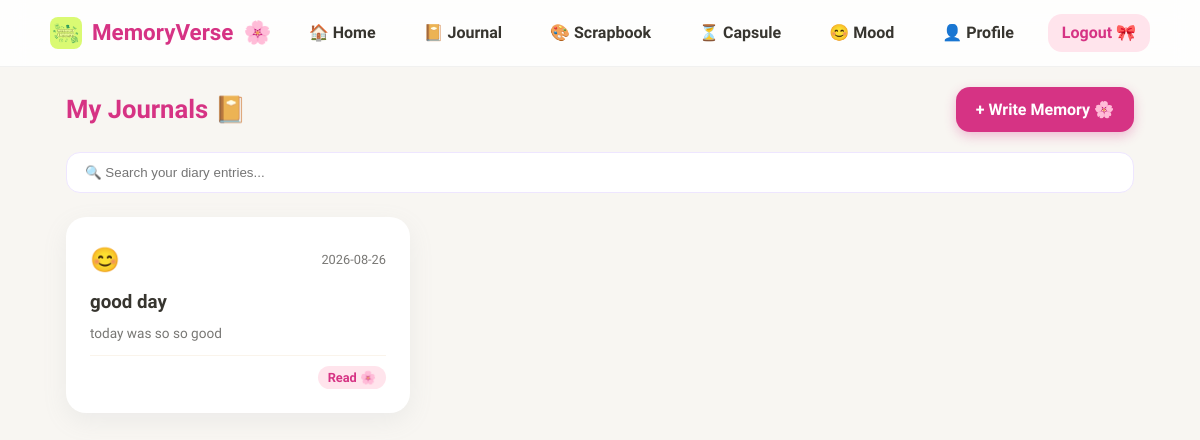
Page /journal (signed in) on the committed database.
### tables this page shows
CREATE TABLE journals (
            id INTEGER PRIMARY KEY AUTOINCREMENT,
            user_id INTEGER NOT NULL,
            title TEXT NOT NULL,
            content TEXT NOT NULL,
            mood TEXT DEFAULT '😊',
            photo TEXT,
            favorite INTEGER DEFAULT 0,
            locked INTEGER DEFAULT 0,
            created_at TIMESTAMP DEFAULT CURRENT_TIMESTAMP,
            updated_at TIMESTAMP DEFAULT CURRENT_TIMESTAMP,
            FOREIGN KEY (user_id) REFERENCES users (id) ON DELETE CASCADE
        );

### app.py (the view)
@app.route('/journal')
@login_required
def journal_list():
    user_id = session['user_id']
    query = request.args.get('search', '')
    journals = get_all_journals(user_id, search_query=query if query else None)
    return render_template('journal/journal.html', journals=journals, search_query=query)

### app.py (called while the page is built)
def login_required(f):
    @wraps(f)
    def decorated_function(*args, **kwargs):
        if 'user_id' not in session:
            flash("Please sign in to view this page 🌸", "info")
            return redirect(url_for('login'))
        return f(*args, **kwargs)
    return decorated_function

@app.context_processor
def inject_user():
    if 'user_id' in session:
        user = get_user_by_id(session['user_id'])
        return dict(current_user=user)
    return dict(current_user=None)

### database/db.py (called while the page is built)
def get_db_connection():
    os.makedirs(os.path.dirname(Config.DATABASE_PATH), exist_ok=True)
    conn = sqlite3.connect(Config.DATABASE_PATH)
    conn.row_factory = sqlite3.Row
    conn.execute("PRAGMA foreign_keys = ON;")
    return conn

### database/journals.py (called while the page is built)
def get_all_journals(user_id, search_query=None):
    conn = get_db_connection()
    if search_query:
        query = '''
            SELECT * FROM journals
            WHERE user_id = ? AND (title LIKE ? OR content LIKE ?)
            ORDER BY created_at DESC
        '''
        term = f"%{search_query.strip()}%"
        journals = conn.execute(query, (user_id, term, term)).fetchall()
    else:
        journals = conn.execute(
            'SELECT * FROM journals WHERE user_id = ? ORDER BY created_at DESC',
            (user_id,)
        ).fetchall()
    conn.close()
    return [dict(j) for j in journals]

### database/users.py (called while the page is built)
def get_user_by_id(user_id):
    conn = get_db_connection()
    user = conn.execute('SELECT id, full_name, email, avatar, created_at FROM users WHERE id = ?', (user_id,)).fetchone()
    conn.close()
    return dict(user) if user else None

### templates/journal/journal.html (shortened to what this page needs)
{% extends "base.html" %}
{% block extra_css %}
<link rel="stylesheet" href="{{ url_for('static', filename='css/journal.css') }}">
{% endblock %}
{% block content %}
<div class="journal-header">
  <h1 style="font-size: 1.6rem; font-weight: 800; color: #D63384;">My Journals 📔</h1>
  <a href="{{ url_for('create_journal_route') }}" class="btn btn-primary">+ Write Memory 🌸</a>
</div>
<form method="GET" action="{{ url_for('journal_list') }}" style="margin-bottom: 24px;">
  <input type="text" name="search" value="{{ search_query }}" placeholder="🔍 Search your diary entries..." class="search-input">
</form>
<div class="journal-grid">
  {% if journals %}
    {% for j in journals %}
      <div class="card" style="position: relative; display: flex; flex-direction: column; justify-content: space-between;">
        <div>
          <div style="display: flex; justify-content: space-between; align-items: center; margin-bottom: 8px;">
            <span style="font-size: 1.5rem;">{{ j.mood }}</span>
            <span style="font-size: 0.8rem; color: var(--text-muted);">{{ j.created_at[:10] }}</span>
          </div>
          <h3 style="font-weight: 700; margin-bottom: 6px;">{{ j.title }}</h3>
          <p style="color: var(--text-muted); font-size: 0.85rem; line-height: 1.4; margin-bottom: 12px;">
            {% if j.locked %}
              🔒 <em>This memory is locked.</em>
            {% else %}
              {{ j.content[:90] }}{% if j.content|length > 90 %}...{% endif %}
            {% endif %}
          </p>
        </div>
        <div style="display: flex; justify-content: space-between; align-items: center; border-top: 1px solid #FAF4EB; padding-top: 10px;">
          <button onclick="handleMemoryClick(`{{ url_for('view_journal', journal_id=j.id) }}`, `{{ j.locked }}`)" class="btn btn-pink" style="padding: 4px 10px; font-size: 0.8rem; border: none; cursor: pointer;">Read 🌸</button>
        </div>
      </div>
    {% endfor %}
  {% else %}
    <div style="grid-column: 1/-1; text-align: center; padding: 40px; color: var(--text-muted);">
      <p style="font-size: 1.8rem;">🌸</p>
      <p>No journal entries found. Let's write one!</p>
    </div>
  {% endif %}
</div>
{% endblock %}

### static/css/base.css (style rules this page uses)
:root { --bg-color: #F8F6F2; --pink-pastel: #FFE4EC; --blue-pastel: #E5F4FF; --lavender-pastel: #EEE6FF; --yellow-pastel: #FFF8CF; --soft-green: #76AE5E; --card-bg: #FFFFFF; --text-primary: #37352F; --text-muted: #787774; --shadow-soft: 0 8px 24px rgba(149, 157, 165, 0.12); --shadow-hover: 0 12px 32px rgba(149, 157, 165, 0.2); --radius-lg: 20px; --radius-md: 14px; --radius-sm: 8px; --font-family: 'Plus Jakarta Sans', system-ui, -apple-system, sans-serif; }
* { box-sizing: border-box; margin: 0; padding: 0; }
body { background-color: var(--bg-color); color: var(--text-primary); font-family: var(--font-family); min-height: 100vh; display: flex; flex-direction: column; overflow-x: hidden; line-height: 1.6; }
a { text-decoration: none; color: inherit; }
.btn { display: inline-flex; align-items: center; justify-content: center; gap: 8px; padding: 10px 20px; border-radius: var(--radius-md); font-weight: 700; cursor: pointer; border: none; transition: transform 0.15s, box-shadow 0.15s; font-family: inherit; }
.btn-pink { background: var(--pink-pastel); color: #D63384; }
.btn-primary { background: #D63384; color: #fff; box-shadow: 0 4px 12px rgba(214, 51, 132, 0.3); }
.card { background: var(--card-bg); border-radius: var(--radius-lg); padding: 24px; box-shadow: var(--shadow-soft); transition: transform 0.2s, box-shadow 0.2s; }

### static/css/journal.css (style rules this page uses)
.journal-header { display: flex; justify-content: space-between; align-items: center; margin-bottom: 20px; }
.search-input { width: 100%; border: 1.5px solid #EEE6FF; padding: 12px 18px; outline: none; border-radius: var(--radius-md); background: #FFFFFF; }
.journal-grid { display: grid; grid-template-columns: repeat(auto-fill, minmax(280px, 1fr)); gap: 18px; }

### rows in the picture
journals: mood "😊", created_at "2026-08-26", title "good day", content "today was so so good"
